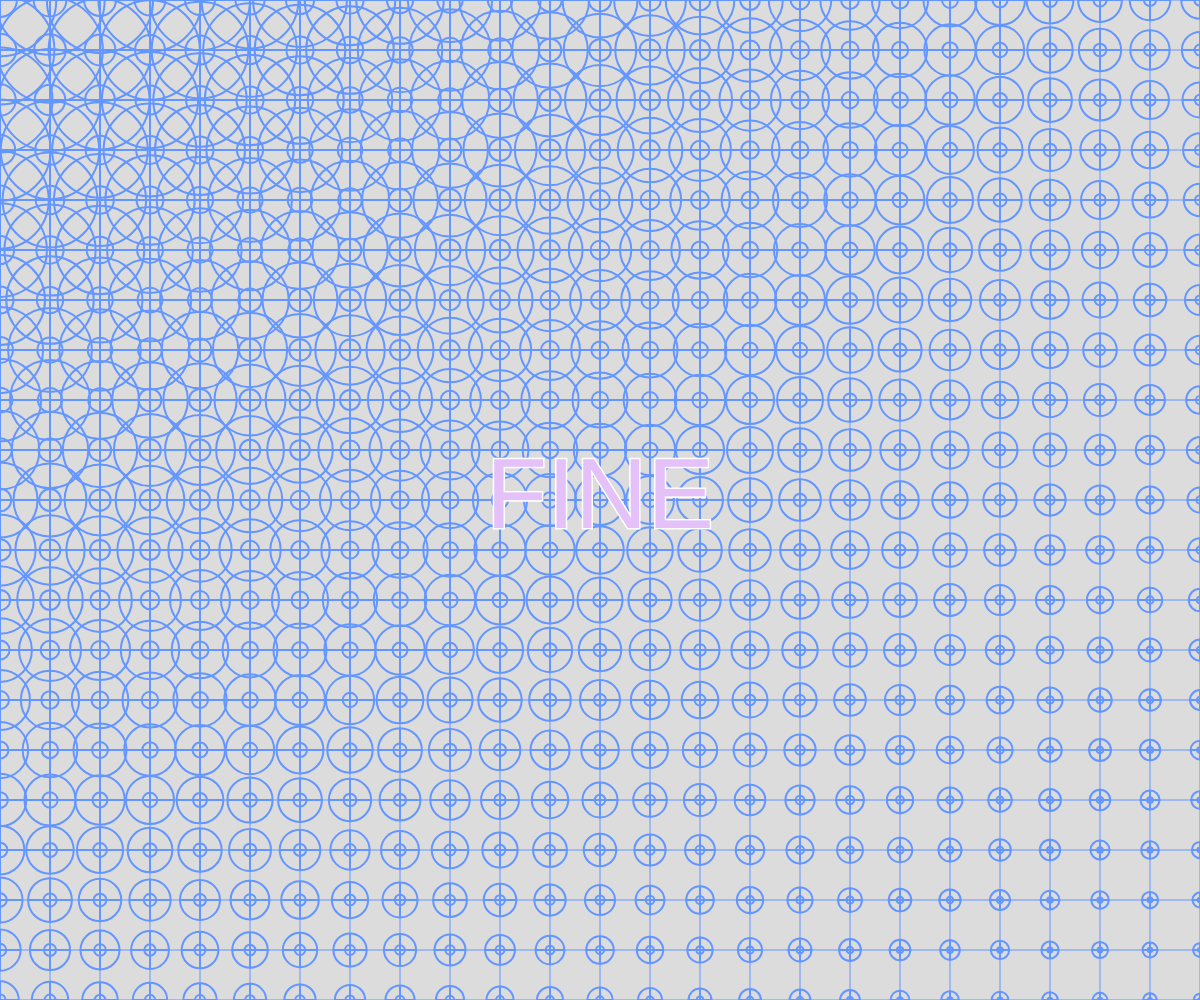
Frame 1 (no input)
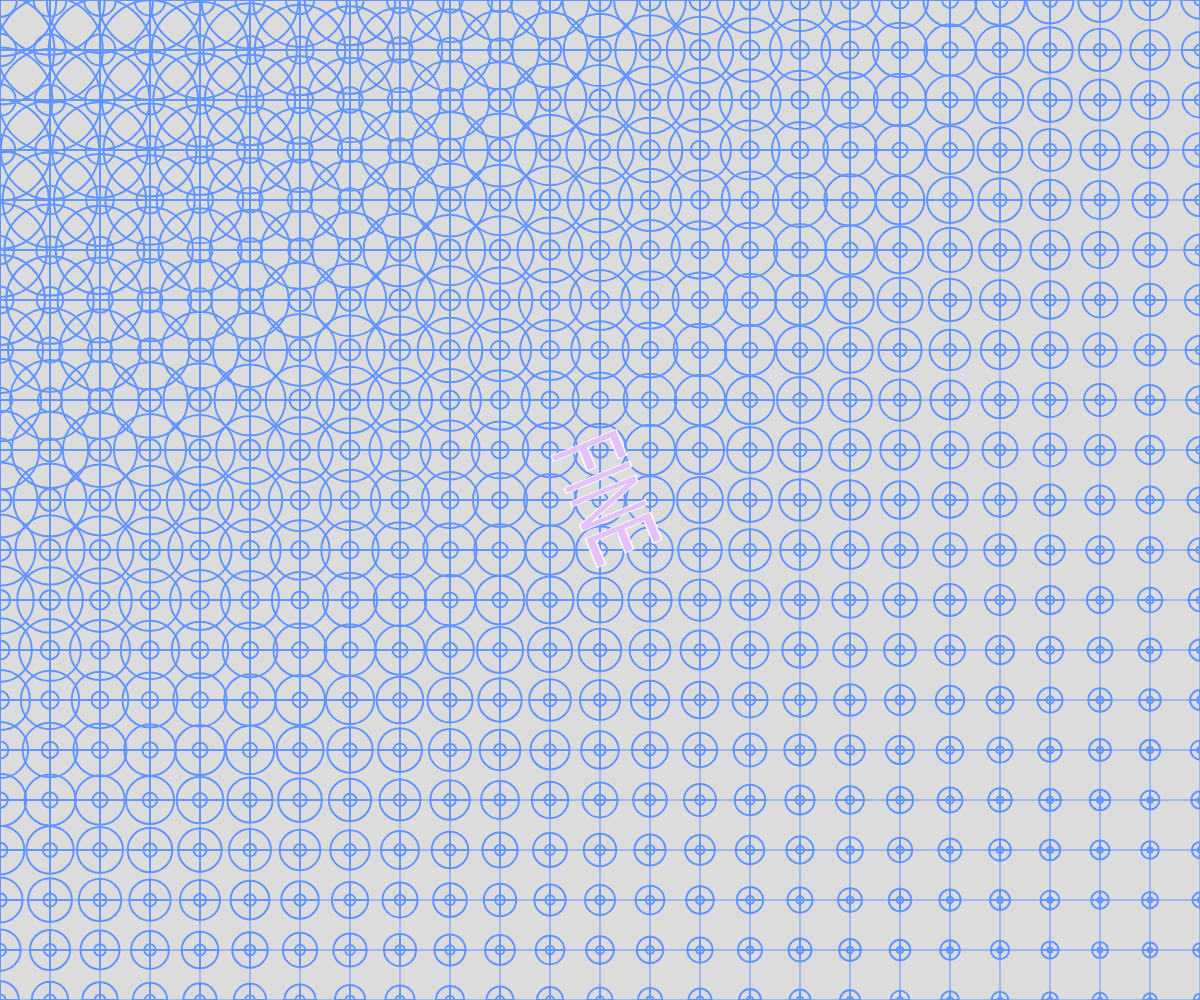
Frame 60 (no input)
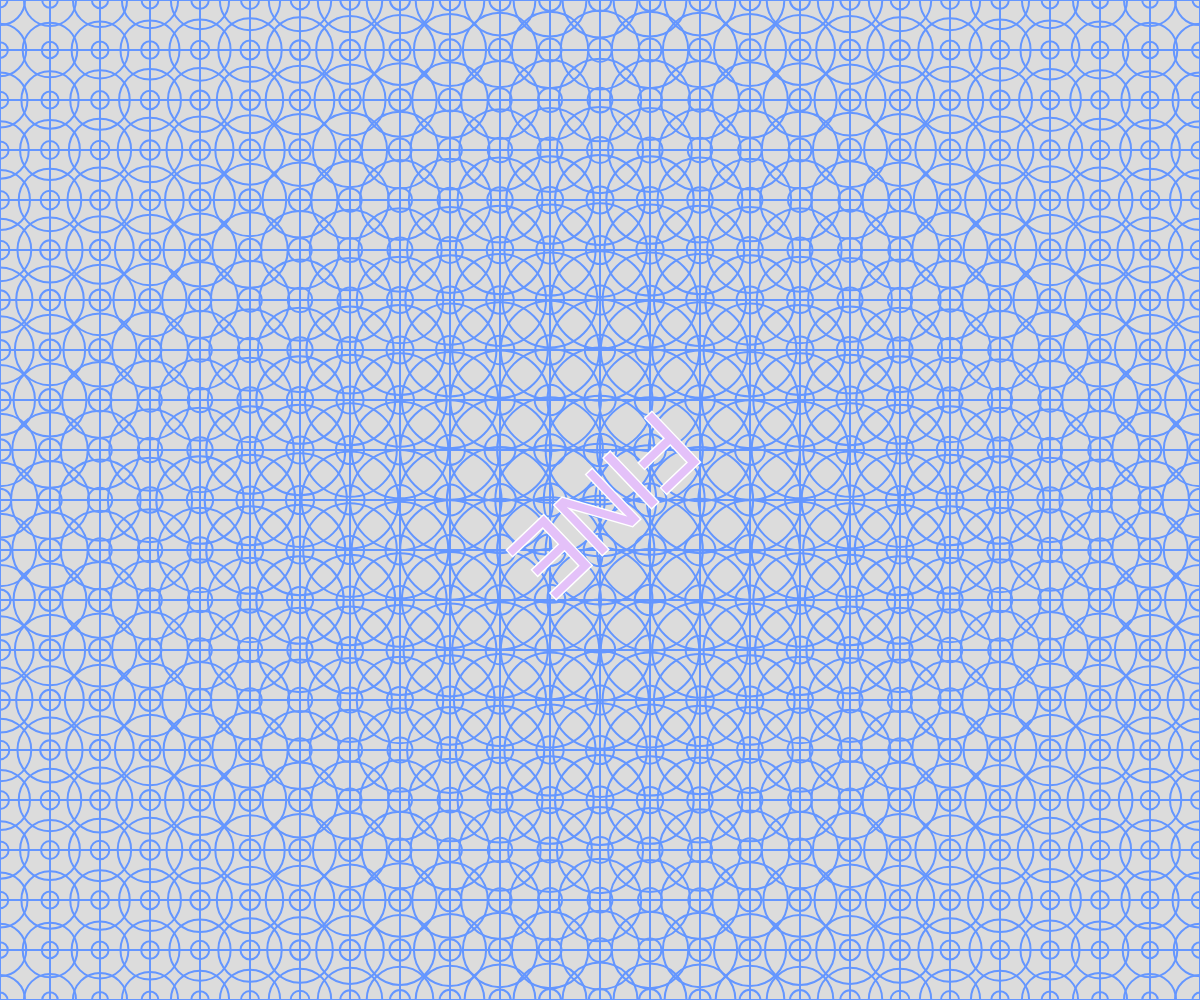
Frame 120 (the mouse pressed at the canvas centre since frame 60)

The p5.js sketch that drew these frames (run headless with seeded random() and noise() and a simulated clock; from frame 60 on, the mouse is pressed at the canvas centre):

// p5.js sketch
// ── sketch.js
let angle = 0;
let circleSize = 50;
let flipX = 1; // 控制文字左右翻轉

function setup() {
  createCanvas(windowWidth,windowHeight);
  textSize(100);
  textAlign(CENTER, CENTER);
  noFill();
}

function draw() {
  background(220);
  
  // 繪製背景網格
  drawGrid();
  
  // 繪製背景圓形圖案
  drawBackground();
  
  // 繪製旋轉和翻轉的文字
  drawAnimatedText();
  
  // 更新動畫參數
  angle += 0.02;
  flipX = sin(angle * 0.5); // 控制文字左右翻轉
}

// 繪製背景網格
function drawGrid() {
  stroke(100, 150, 255);
  strokeWeight(1);
  
  // 繪製垂直線
  for (let x = 0; x <= width; x += circleSize) {
    line(x, 0, x, height);
  }
  
  // 繪製水平線
  for (let y = 0; y <= height; y += circleSize) {
    line(0, y, width, y);
  }
}

// 繪製背景圓形圖案
function drawBackground() {
  strokeWeight(2);
  stroke(100, 150, 255);
  
  let spacing = circleSize;
  
  for (let y = 0; y < height + spacing; y += spacing) {
    for (let x = 0; x < width + spacing; x += spacing) {
      // 計算滑鼠距離影響的圓形大小
      let d = dist(mouseX, mouseY, x, y);
      let xEffect = map(abs(x - mouseX), 0, width, 1.5, 0.5);
      let yEffect = map(abs(y - mouseY), 0, height, 1.5, 0.5);
      let sizeMultiplier = xEffect * yEffect;
      
      // 繪製主要圓形圖案
      let size = circleSize * sizeMultiplier;
      circle(x, y, size);
      
      // 繪製裝飾性小圓
      let smallSize = size * 0.3;
      circle(x, y, smallSize);
      
      // 繪製連接線
      line(x - size/2, y, x + size/2, y);
      line(x, y - size/2, x, y + size/2);
    }
  }
}

// 繪製動畫文字
function drawAnimatedText() {
  push();
  translate(width/2, height/2);
  rotate(angle);
  scale(flipX, 1); // 左右翻轉
  
  // 文字樣式
  fill("#e4c1f9");  // 紫色文字
  stroke(255);
  strokeWeight(3);
  
  // 繪製文字
  text("FINE", 0, 0);
  
  pop();
}
